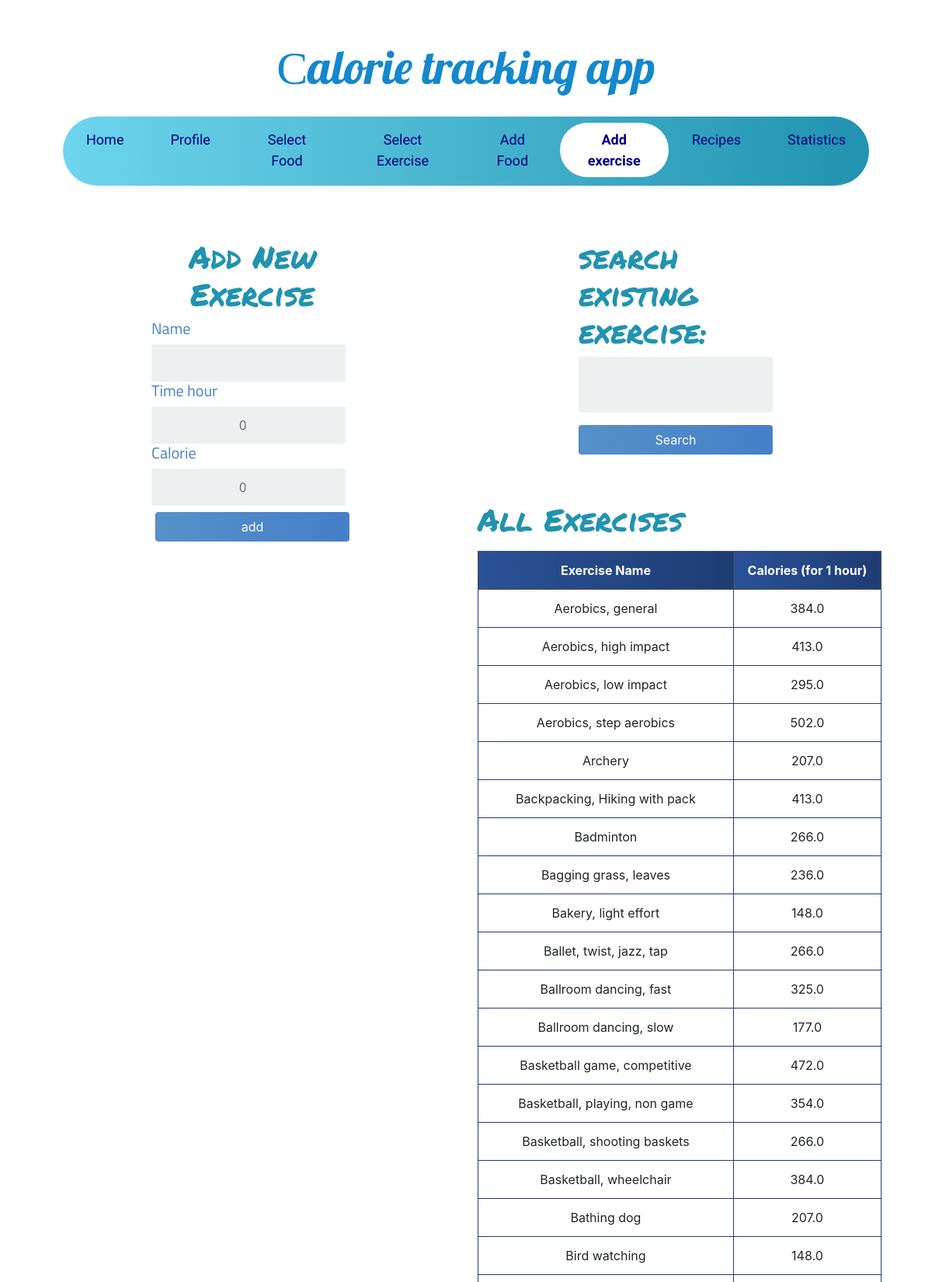
The page /add_exercise/ (upper part) on the database its author committed.
### calory_counter/models.py (models this page shows, shortened)
class Exercise(models.Model):
    name = models.CharField(max_length=200)
    time_hour = models.IntegerField(default=0, blank=True)
    calorie = models.FloatField(null=False, default=0)
    person_of = models.ForeignKey(User, null=True, on_delete=models.CASCADE)

### calory_counter/views.py (the view)
# urls.py: path('add_exercise/',add_exercise,name='add_exercise'),
def add_exercise(request):
    exercise_items = Exercise.objects.all().order_by('name')
    form = AddExerciseForm(request.POST)
    if request.method == 'POST':
        form = AddExerciseForm(request.POST)
        if form.is_valid():
            profile = form.save(commit=False)
            profile.person_of = request.user
            profile.save()
            return redirect('calory_counter:add_exercise')
    else:
        form = AddExerciseForm()
    myFilter = ExerciseFilter(request.GET, queryset=exercise_items)
    exercise_items = myFilter.qs
    context = {'form': form, 'exercise_items': exercise_items, 'myFilter': myFilter}
    return render(request, 'add_exercise.html', context)

### calory_counter/forms.py
class AddExerciseForm(forms.ModelForm):
    class Meta:
        model = Exercise
        fields = ('name', 'time_hour', 'calorie',)

### templates/add_exercise.html (shortened to what this page needs)
{% extends 'base.html' %}
{% block content %}
<div class="container">
<div class="row">
    <div class="col-lg-6">
    <div class="login">
        <div class="login-screen">
            <div class="app-title">
                <h1 class="headline">Add New Exercise</h1>
            </div>
            <form method="POST" action="" class="login-form form-inline">
                {% for field in form %}
                <h5 class="form-labels">
                {{ field.label }}
                </h5>
                {{ field }}
                {% endfor %}
                <input class="btn mt-2" type="submit" value="add">
            </form>
        </div>
    </div>
    </div>
    <div class="col-lg-6 ">
    <div class="login">
        <div class="login-screen">
              <form method="get">
                  <h1 class="headline">{{ myFilter.form }}</h1>
                  <button class="btn mt-2" type="submit">Search</button>
              </form>
        </div>
    </div>
        <h1 class="headline"> All Exercises</h1>
        <table class="table table-bordered text-center mt-3">
            <thead class="thead-dark">
                <tr>
                    <th scope="col">Exercise Name</th>
                    <th scope="col">Calories (for 1 hour)</th>
                </tr>
            </thead>
            <tbody>
                {% for exercise in exercise_items %}
                <tr>
                    <td>{{ exercise.name }}</td>
                    <td>{{ exercise.calorie }}</td>
                </tr>
                {% endfor %}
            </tbody>
        </table>
    </div>
</div>
</div>
{% endblock content %}

### static/base.css (style rules this page uses)
body { font-family: Arial; background-color: #3498DB; padding: 50px; }
.login { margin: 20px auto; width: 300px; }
.login-screen { background-color: #FFF; padding: 20px; border-radius: 5px }
.app-title { text-align: center; color: #777; }
.login-form { text-align: center; }
input { text-align: center; background-color: #ECF0F1; border: 2px solid transparent; border-radius: 3px; font-size: 16px; font-weight: 200; padding: 10px 0; width: 250px; transition: border .5s; }
.btn { background: #457fca; background: -webkit-linear-gradient(to right, #5691c8, #457fca); background: linear-gradient(to right, #5691c8, #457fca); color: white !important; font-size: 16px; line-height: 25px; padding: 10px 0; text-decoration: none; text-shadow: none; border-radius: 3px; box-shadow: none; transition: 0.25s; display: block; width: 250px; margin: 0 auto; }
th { background: #1e3c72; background: -webkit-linear-gradient(to right, #2a5298, #1e3c72); background: linear-gradient(to right, #2a5298, #1e3c72); }
.headline { font-family: 'Permanent Marker', cursive; padding-top:20px; color: #2193b0; color: -webkit-linear-gradient(to right, #6dd5ed, #2193b0); color: linear-gradient(to right, #6dd5ed, #2193b0); }
.table { background-color: white; color: #18AD7C; }
table.table-bordered > thead > tr > th { border:1px solid #1e3c72; }
table.table-bordered > tbody > tr > td { border:1px solid #1e3c72; }
.form-labels { font-family: 'Titillium Web', sans-serif; color:#457fca; }

### rows shown on the page
Exercise: name "Aerobics, general", calorie "384.0"
Exercise: name "Aerobics, high impact", calorie "413.0"
Exercise: name "Aerobics, low impact", calorie "295.0"
Exercise: name "Aerobics, step aerobics", calorie "502.0"
Exercise: name "Archery", calorie "207.0"
Exercise: name "Backpacking, Hiking with pack", calorie "413.0"
Exercise: name "Badminton", calorie "266.0"
Exercise: name "Bagging grass, leaves", calorie "236.0"
Exercise: name "Bakery, light effort", calorie "148.0"
Exercise: name "Ballet, twist, jazz, tap", calorie "266.0"
Exercise: name "Ballroom dancing, fast", calorie "325.0"
Exercise: name "Ballroom dancing, slow", calorie "177.0"
Exercise: name "Basketball game, competitive", calorie "472.0"
Exercise: name "Basketball, playing, non game", calorie "354.0"
Exercise: name "Basketball, shooting baskets", calorie "266.0"
Exercise: name "Basketball, wheelchair", calorie "384.0"
Exercise: name "Bathing dog", calorie "207.0"
Exercise: name "Bird watching", calorie "148.0"

### other values the page prints
{{ field.label }} "Name" "Time hour" "Calorie"
